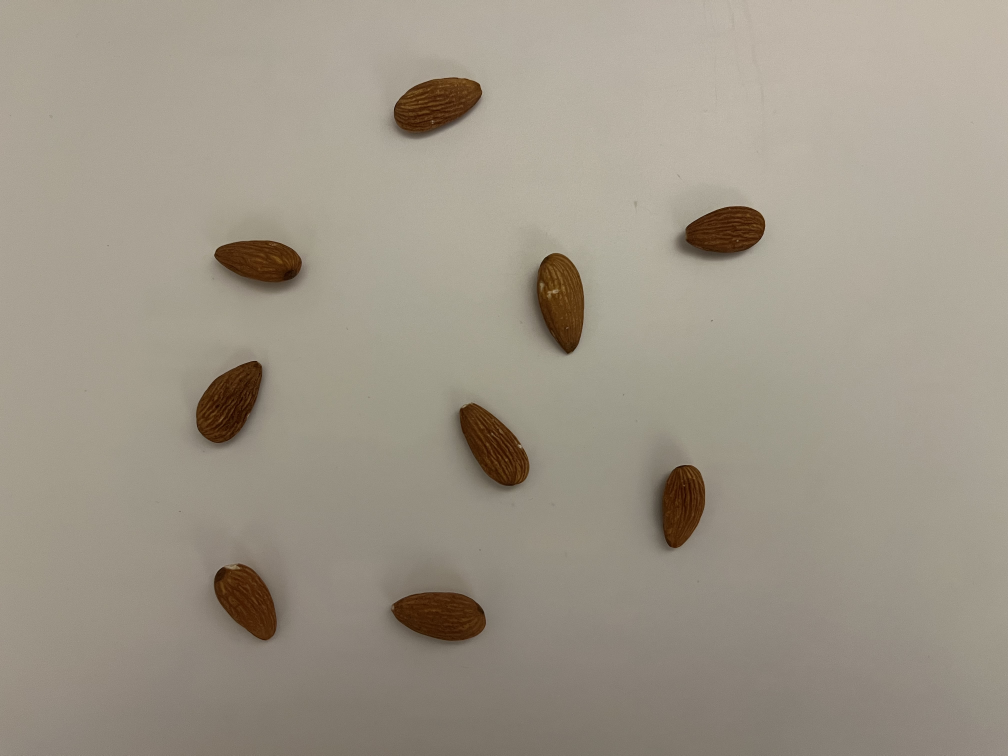
%> input picture images/Easy.jpeg, 4032 x 3024 px (shown at 1/4 size)
$ octave image_scan.m   (GNU Octave 9; MATLAB toolbox functions it lacks are replaced by stand-ins)
%> lines starting %> are read from the running program, lines starting %| are printed output that depends on the picture; in (x1, y1, x2, y2) boxes, pixels count from 0 and x2, y2 are one past the last pixel; in counts of white or black regions, pixels touching at a corner belong together; the program's own positions count from 1
% ============================
% CS4302 Practical 2 - Images
% File: image_scan.m
% ============================
% Steps:
% 1) Read each nuts image.
% 2) Segment nuts from white background using grayscale thresholding.
% 3) Clean mask, then split touching nuts with distance transform + watershed.
% 4) Count total nuts and classify each nut (almond / walnut / cashew).
% 5) Save overlay and a CSV summary.

clear; close all; clc;

imgNames = { '../images/Easy.jpeg', '../images/Medium.jpeg', '../images/Hard.jpeg', '../images/Very_hard.jpeg', '../images/Extreme.jpeg' };
outDir   = '../out';
if ~exist(outDir, 'dir'), mkdir(outDir); end

allRows = {};   % rows for final CSV table

for i = 1:numel(imgNames)
    inName = imgNames{i};

    if isempty(inName)
        fprintf('No file found for image set %d, skipping.\n', i);
        continue;
    end

    fprintf('Processing %s ...\n', inName);

    % ----- read image and optionally downscale -----
    I = imread(inName);
    maxDim = 1600;
    scale = min(1, max(size(I,1), size(I,2)) / maxDim);
%> scale = 1
    if scale > 1
        % if image is larger than maxDim, shrink it
        I = imresize(I, 1/scale);
    end

    %% ===== SEGMENTATION (Saturation only) =====
    % Nuts are coloured; background is low-saturation.

    Ihsv = rgb2hsv(I);
    S = Ihsv(:,:,2);
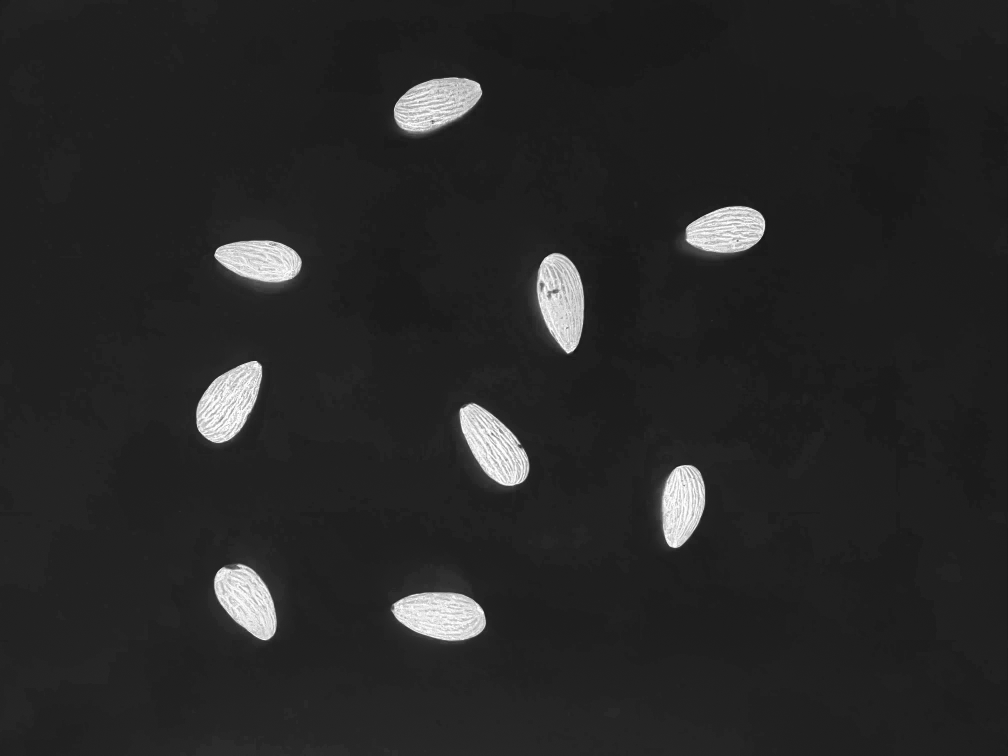
%> S: size 3024x4032 double (shown at 1/4 size); min 0.0726, max 1, mean 0.154

    % simple threshold on saturation
    mask = S > 0.20;
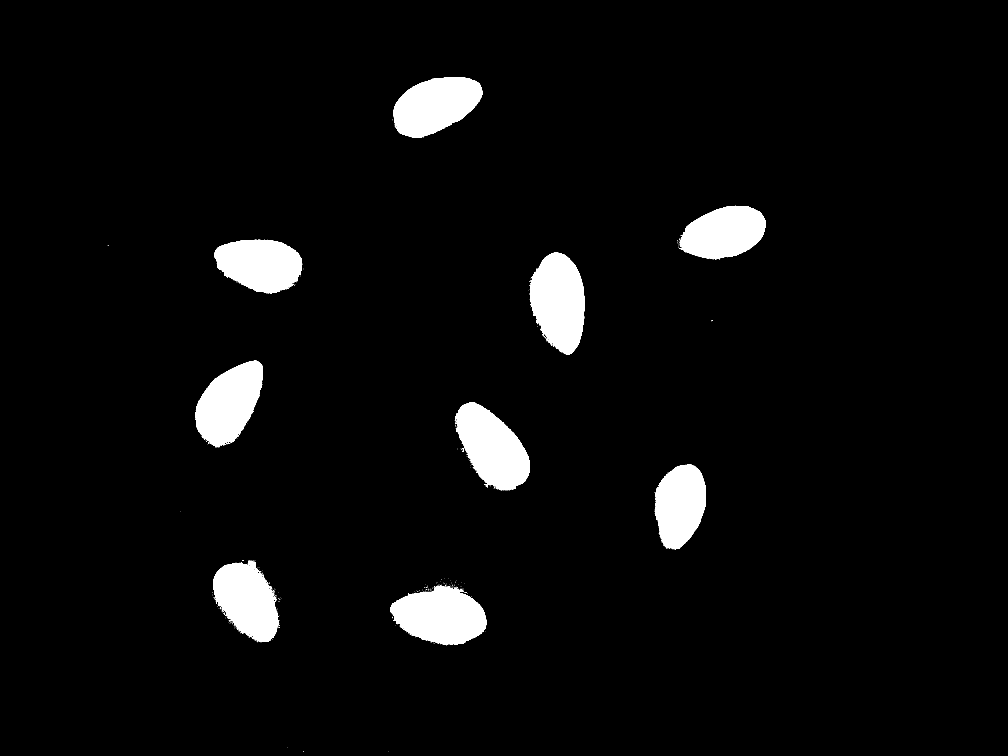
%> mask: size 3024x4032 logical (shown at 1/4 size); 4.4% white; 562 white regions (547 under 20 px), largest, box (x1, y1, x2, y2) and area: (2118, 1010, 2338, 1419) 65526, (1822, 1608, 2120, 1962) 64639, (1560, 2342, 1946, 2579) 63663

    % clean-up: fill holes, smooth edges, remove tiny specks
    mask = imfill(mask, 'holes');
%> mask: size 3024x4032 logical; 4.4% white; 560 white regions (545 under 20 px), largest, box (x1, y1, x2, y2) and area: (2118, 1010, 2338, 1419) 65692, (1822, 1608, 2120, 1962) 64790, (1560, 2342, 1946, 2579) 64006
    mask = imopen(mask, strel('disk', 3));    % smooth small bumps
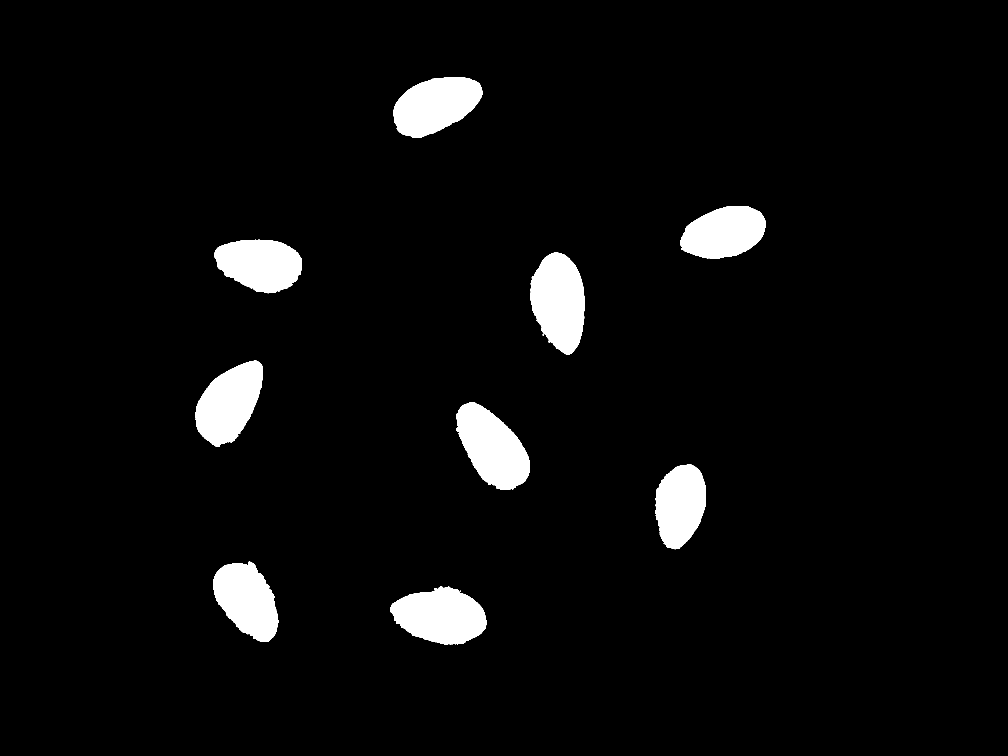
%> mask: size 3024x4032 logical (shown at 1/4 size); 4.4% white; 11 white regions, largest, box (x1, y1, x2, y2) and area: (2120, 1011, 2338, 1418) 65289, (1825, 1609, 2119, 1960) 64360, (1560, 2344, 1945, 2577) 63516
    mask = imclose(mask, strel('disk', 2));   % close small gaps
%> mask: size 3024x4032 logical; 4.4% white; 9 white regions
    mask = bwareaopen(mask, 200);            % drop very small blobs

    % final segmentation mask (no watershed)
    seg = imopen(mask, strel('disk', 1));
    seg = bwareaopen(seg, 200);

    %% ===== LABEL OBJECTS AND MEASURE FEATURES =====
    CC = bwconncomp(seg);
%> CC = 9 connected components
    fprintf('  Found %d raw regions (before size filtering).\n', CC.NumObjects);
%|   Found 9 raw regions (before size filtering).

    if CC.NumObjects == 0
        fprintf('  WARNING: no objects found, skipping this image.\n');
        continue;
    end

    % --- area-based filtering to remove small fragments ---
    areas   = cellfun(@numel, CC.PixelIdxList);
%> areas = [60243 56295 55989 63631 60176 64430 65362 51586 53409]
    medArea = median(areas);
%> medArea = 60176

    % keep only regions that are at least half the median area
    keepIdx = find(areas > 0.5 * medArea);
%> keepIdx = [1 2 3 4 5 6 7 8 9]

    keepMask = false(size(seg));
    for k = 1:numel(keepIdx)
        keepMask(CC.PixelIdxList{keepIdx(k)}) = true;
    end
%> this loop made 9 passes
    seg = keepMask;

    % recompute connected components AFTER filtering
    CC = bwconncomp(seg);
    fprintf('  After size filtering: %d candidate nuts.\n', CC.NumObjects);
%|   After size filtering: 9 candidate nuts.

    if CC.NumObjects == 0
        fprintf('  WARNING: no objects left after filtering, skipping.\n');
        continue;
    end

    props = regionprops(CC, ...
        'Area','Perimeter','Eccentricity','Solidity', ...
        'MajorAxisLength','MinorAxisLength','BoundingBox','Centroid');
%> props = 9 regions; largest, box (x1, y1, x2, y2), Area, Centroid, MajorAxisLength, MinorAxisLength and Eccentricity: (2120, 1011, 2338, 1418) 65362 [2237.1 1207.1] 399.9 209.9 0.851, (1825, 1609, 2119, 1960) 64430 [1970.6 1790.8] 399.5 207.2 0.855, (1560, 2344, 1945, 2577) 63631 [1762.8 2465] 378.3 216 0.821

    % texture cue (walnuts are rougher)
    Igray = rgb2gray(I);
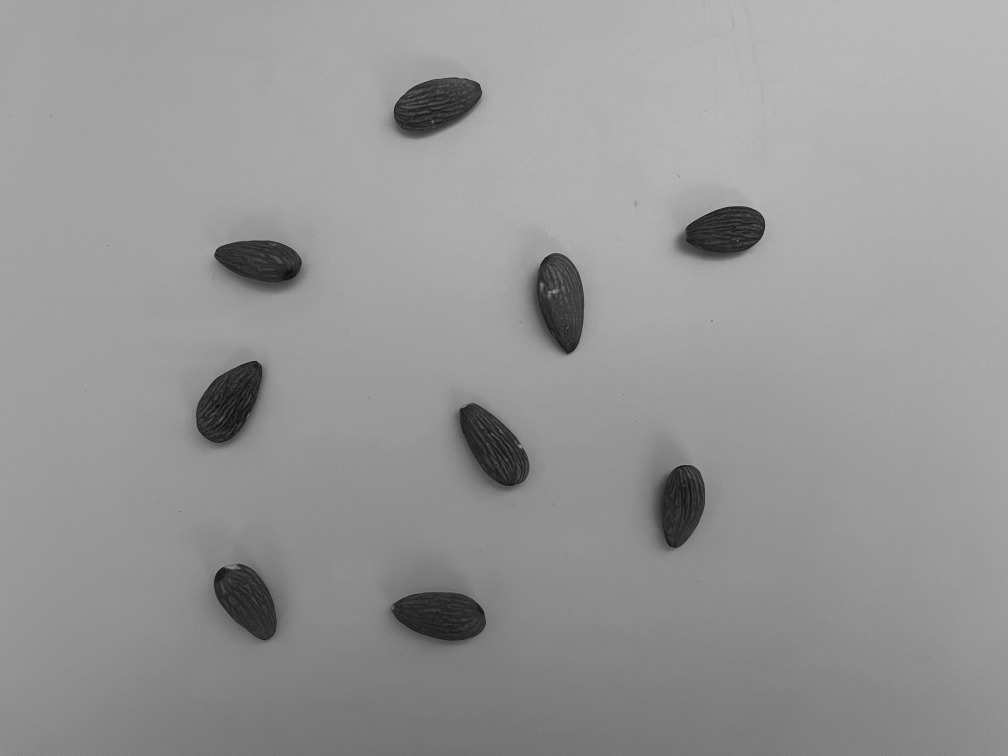
%> Igray: size 3024x4032 uint8 (shown at 1/4 size); min 4, max 206, mean 150.3
    E = entropyfilt(Igray, true(9));           % local entropy
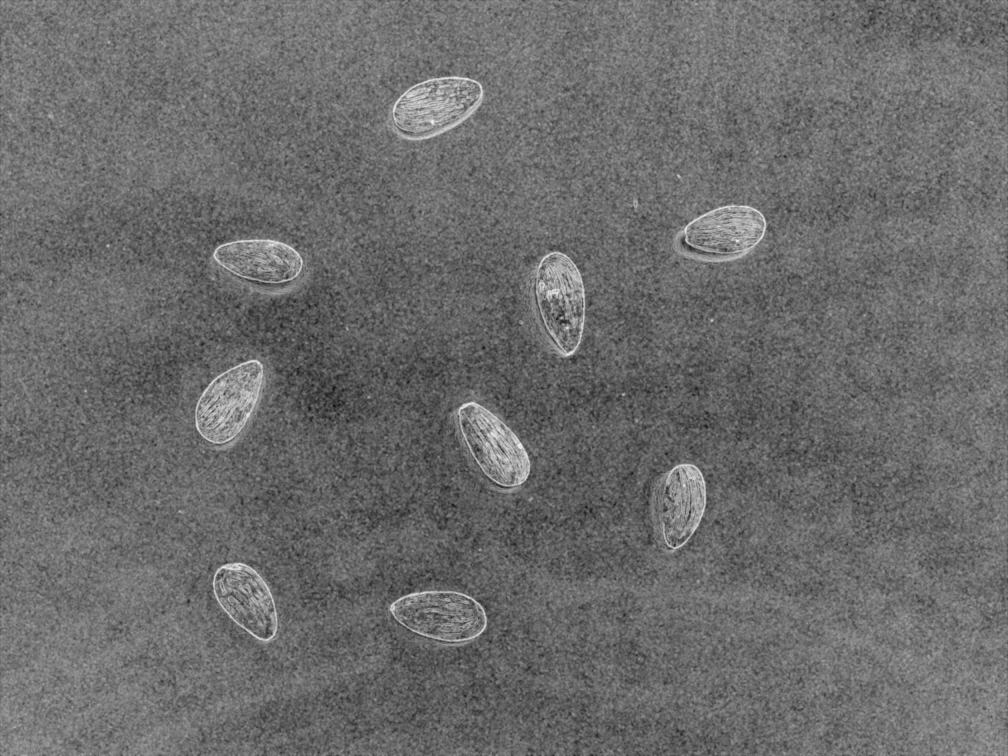
%> E: size 3024x4032 double (shown at 1/4 size); min 2.56, max 5.94, mean 3.99; drawn with min black and max white
    statsEntropy = regionprops(CC, E, 'MeanIntensity');
%> statsEntropy = 9 regions; first 5, MeanIntensity: 4.62, 4.35, 4.35, 4.18, 4.66

    %% ===== CLASSIFICATION =====
    areas2      = [props.Area];
%> areas2 has the same summary as areas
    medAreaObj  = median(areas2);              % approx almond size
%> medAreaObj = 60176

%> (the run ends here)
